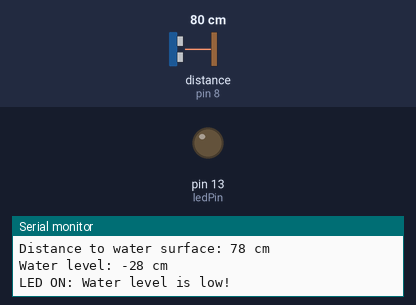
This sketch was run on a simulated Arduino Uno, built with avr-gcc and run on an emulated ATmega328P. On the bench: output pins drawn as LEDs (lit = HIGH), the last lines printed to the serial monitor. Wiring (inferred from the names in the program): ultrasonic range finder: trigger pin 9; echo pin 8. The inputs (shaded band) are chosen by the test bench; at power-on: distance to the obstacle (sensor on pin 8) 80 cm. The echo pulse lasts 58.3 µs per cm; pins used as bus, display or sensor lines are not drawn.

Above: at 1.8 s.
1.9 s: distance to the obstacle (sensor on pin 8) set to 44 cm
3.4 s: distance to the obstacle (sensor on pin 8) set to 38 cm
At 4.8 s:
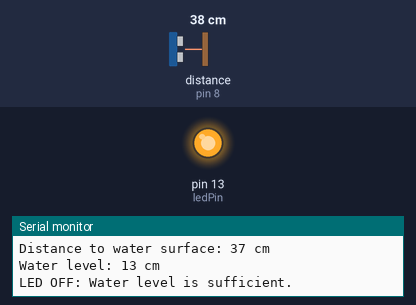
5.6 s: distance to the obstacle (sensor on pin 8) set to 60 cm
At 7.1 s:
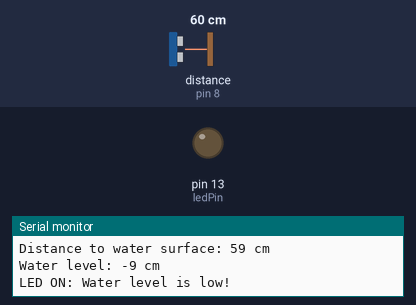
7.6 s: distance to the obstacle (sensor on pin 8) set to 2 cm
At 9.2 s:
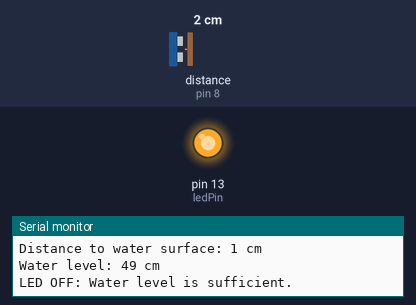
Timing chart, 0 to 10.7 s (numbered marks = the images above; inputs shaded):
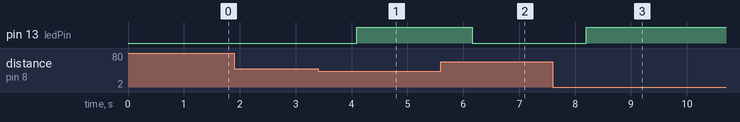

Measured:
- the behaviour switches between 42 and 41 cm on distance to the obstacle (sensor on pin 8) (found by bisection; images 0 and 1)
- after the input at 3.4 s, pin 13 (ledPin): LOW → HIGH after 0.70 s
- after the input at 5.6 s, pin 13 (ledPin): HIGH → LOW after 0.56 s
- after the input at 7.6 s, pin 13 (ledPin): LOW → HIGH after 0.60 s

The sketch:

CapteurDistance.ino
```cpp
const int trigPin = 9;        // Trig pin of the HC-SR04
const int echoPin = 8;        // Echo pin of the HC-SR04
const int ledPin = 13;        // LED connected to pin 12
const int tankHeight = 50;    // Total height of the water tank in cm
const int lowWaterThreshold = 10;  // Threshold for low water level in cm

void setup() {
  Serial.begin(9600);          // Start serial communication
  pinMode(trigPin, OUTPUT);    // Set Trig pin as output
  pinMode(echoPin, INPUT);     // Set Echo pin as input
  pinMode(ledPin, OUTPUT);     // Set the LED pin as output
}

void loop() {
  // Send a pulse from the Trig pin
  digitalWrite(trigPin, LOW);  // Ensure the trigger pin is low
  delayMicroseconds(2);        // Pause for 2 microseconds
  digitalWrite(trigPin, HIGH); // Send a high pulse for 10 microseconds
  delayMicroseconds(10);
  digitalWrite(trigPin, LOW);

  // Measure the duration of the Echo pin's high pulse
  long duration = pulseIn(echoPin, HIGH);

  // Convert the duration to distance in cm
  int distance = duration * 0.034 / 2;

  // Calculate the water level in the tank
  int waterLevel = tankHeight - distance;

  // Print the distance and water level to the Serial Monitor
  Serial.print("Distance to water surface: ");
  Serial.print(distance);
  Serial.println(" cm");

  Serial.print("Water level: ");
  Serial.print(waterLevel);
  Serial.println(" cm");

  // Debug: Print a message indicating whether the LED should be on or off
  if (waterLevel < lowWaterThreshold) {
    digitalWrite(ledPin, LOW);  // Turn on the LED if water level is low
    Serial.println("LED ON: Water level is low!");
  } else {
    digitalWrite(ledPin, HIGH);   // Turn off the LED if water level is sufficient
    Serial.println("LED OFF: Water level is sufficient.");
  }

  delay(1000);  // Delay between readings (increase this if you need more time to observe)
}
```
